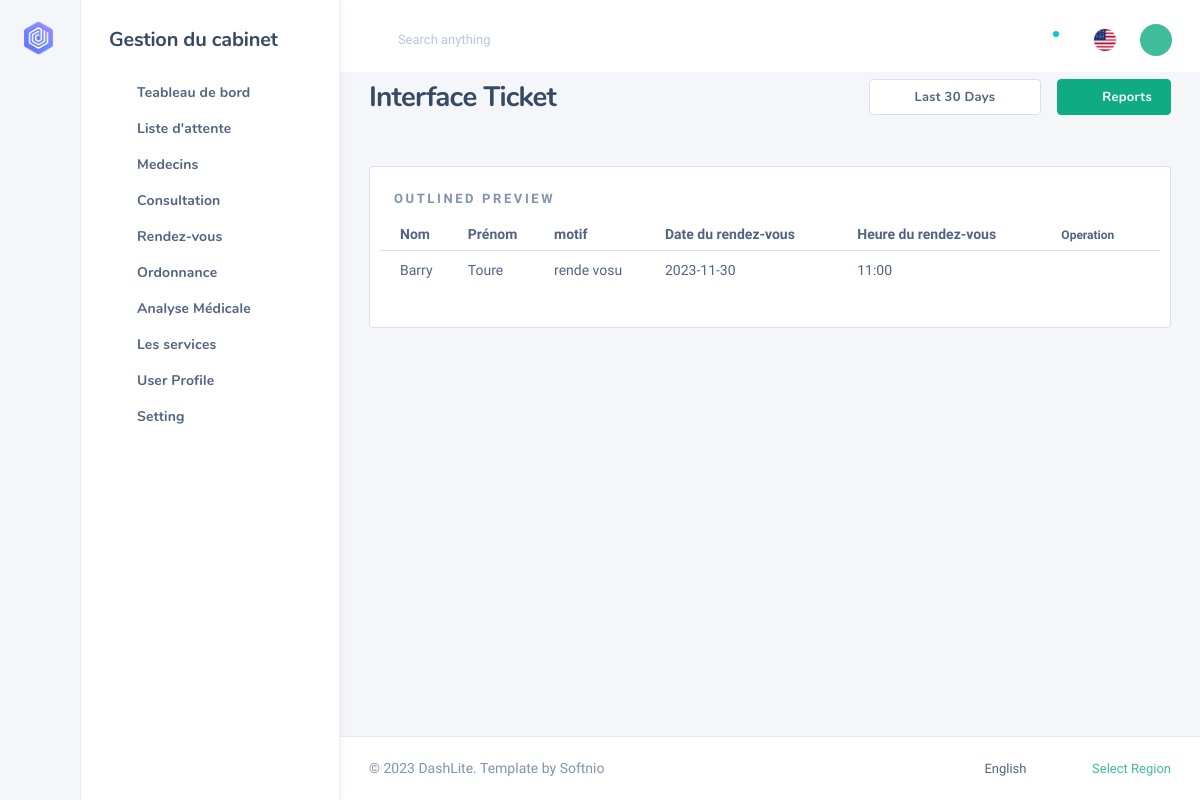
The app's page /public/Rendez_vous (signed in) with its own data.
### tables this page shows
CREATE TABLE `rendez_vous` (
  `num_rendez` int(11) NOT NULL,
  `jour` varchar(50) DEFAULT NULL,
  `heure_rendezvous` varchar(50) DEFAULT NULL,
  `idpatient` int(11) NOT NULL,
  `numAgent` int(11) NOT NULL,
  `effectuer` varchar(50) DEFAULT NULL,
  `motif` varchar(255) NOT NULL
);

CREATE TABLE `patient` (
  `num_patient` int(11) NOT NULL,
  `prenom_patient` varchar(50) DEFAULT NULL,
  `nom_patient` varchar(50) DEFAULT NULL,
  `age_patient` varchar(50) DEFAULT NULL,
  `genre` varchar(50) DEFAULT NULL,
  `poids_patient` varchar(50) DEFAULT NULL,
  `telephonepat` int(50) DEFAULT NULL,
  `taille_patient` varchar(50) DEFAULT NULL,
  `profession` varchar(50) DEFAULT NULL,
  `adresse` varchar(50) DEFAULT NULL,
  `groupesangine` varchar(50) DEFAULT NULL,
  `stuation_matrimonial` varchar(50) DEFAULT NULL,
  `fils_de` varchar(50) DEFAULT NULL,
  `ethnie` varchar(100) NOT NULL,
  `idsecurite` int(11) DEFAULT NULL
);

### app/core/app.php (called while the page is built, shortened)
<?php
class App{
    protected $method="index";
   public function  __construct()
    {
       $URL= $this->getURL();
       if(file_exists('app/controllers/'.$URL[0].'.php')){
            unset($URL[0]);
       }
       $this->controller=new $this->controller();
        $URL=array_values($URL);
       $this->params=$URL;
       call_user_func_array([$this->controller,$this->method],$this->params);
    }
    private function  getURL(){
       $url=isset($_GET['url'])?$_GET['url']:'Home';
        return explode("/",filter_var(trim($url,'/')),FILTER_SANITIZE_URL);
    }
}

### index.php (called while the page is built, shortened)
<?php
$app=new App();

### app/core/database.php (called while the page is built)
<?php
class Database{
        function connect (){
            $string = DBDRIVER.":host=".DBHOST.";dbname=".DBNAME;
            if (!$bdd=new PDO($string,DBUSER,DBPASS)) {
               die('echec de connection a la bas de données');
            };
            return $bdd;
        }
        public function bdd(){
            $bdd= $this->connect();
            return $bdd;
        }
}

### app/views/rendezvous.view.php (the view, shortened to what this page needs)
<!DOCTYPE html>
<html lang="zxx" class="js">
<body class="nk-body bg-lighter npc-default has-sidebar ">
<div class="nk-app-root">
    <div class="nk-main ">
        <div class="nk-wrap ">
            <div class="nk-content ">
                <div class="container-fluid">
                    <div class="nk-content-inner">
                        <div class="nk-content-body">
                            <div class="nk-block-head nk-block-head-sm">
                                <div class="nk-block-between">
                                    <div class="nk-block-head-content">
                                        <h3 class="nk-block-title page-title">Interface Ticket</h3>
                                    </div>
                                    <div class="nk-block-head-content">
                                        <div class="toggle-wrap nk-block-tools-toggle">
                                            <div class="toggle-expand-content" data-content="pageMenu">
                                                <ul class="nk-block-tools g-3">
                                                    <li>
                                                        <div class="drodown">
                                                            <a href="#" class="dropdown-toggle btn btn-white btn-dim btn-outline-light" data-bs-toggle="dropdown"><em class="d-none d-sm-inline icon ni ni-calender-date"></em><span><span class="d-none d-md-inline">Last</span> 30 Days</span><em class="dd-indc icon ni ni-chevron-right"></em></a>
                                                        </div>
                                                    </li>
                                                    <li class="nk-block-tools-opt"><a href="#" class="btn btn-primary"><em class="icon ni ni-reports"></em><span>Reports</span></a></li>
                                                </ul>
                                            </div>
                                        </div>
                                    </div>
                                </div>
                                <br>
                            </div>
                            <div class="nk-block">
                                <div class="card card-bordered card-preview">
                                    <div class="card-inner">
                                        <div class="preview-block">
                                            <span class="preview-title-lg overline-title">Outlined Preview</span>
                                            <div class="row gy-4" id="buttongroup">
                                                <table class="table datatables dataTable-1" id="dataTable">
                                                    <thead>
                                                    <tr>
                                                        <th>Nom</th>
                                                        <th>Prénom</th>
                                                        <th>motif</th>
                                                        <th>Date du rendez-vous</th>
                                                        <th>Heure du rendez-vous</th>
                                                        <th style="font-size: 12px;font-weight: bold">Operation</th>
                                                    </tr>
                                                    </thead>
                                                    <tbody>
                                                    <?php  if(isset($_SESSION['role']) and $_SESSION['role']==='supAdmin'||$_SESSION['role']==='admin') : ?>
                                                        <?php foreach ($datas as $rendezVous) : ?>
                                                            <tr>
                                                                <td><?=$rendezVous->nom_patient ?></td>
                                                                <td><?=$rendezVous->prenom_patient ?></td>
                                                                <td><?=$rendezVous->motif ?></td>
                                                                <td><?=$rendezVous->jour ?></td>
                                                                <td><?=$rendezVous->heure_rendezvous ?></td>
                                                                <td>
                                                                    <div class="drodown">
                                                                        <button class="dropdown-toggle btn btn-icon btn-trigger" data-bs-toggle="dropdown"><em class="icon ni ni-more-h"></em></button>
                                                                    </div>
                                                                </td>
                                                            </tr>
                                                        <?php endforeach ?>
                                                    <?php endif; ?>
                                                    </tbody>
                                                </table>
                                            </div>
                                        </div>
                                    </div>
                                </div>
                            </div>
                        </div>
                    </div>
                </div>
            </div>
        </div>
    </div>
</div>
</body>
</html>

### records on screen
rendez_vous: idpatient.nom_patient "Barry", idpatient.prenom_patient "Toure", motif "rende vosu", jour "2023-11-30", heure_rendezvous "11:00"
